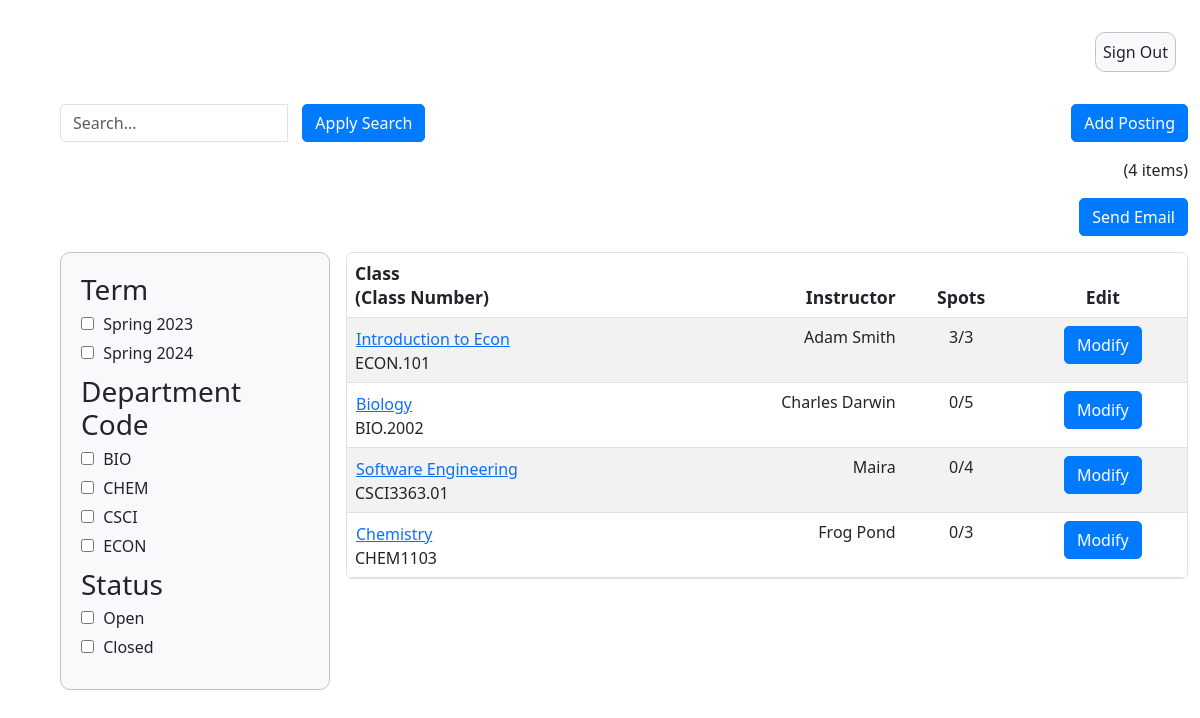
Page /admin_summary/ on the earlier database version.
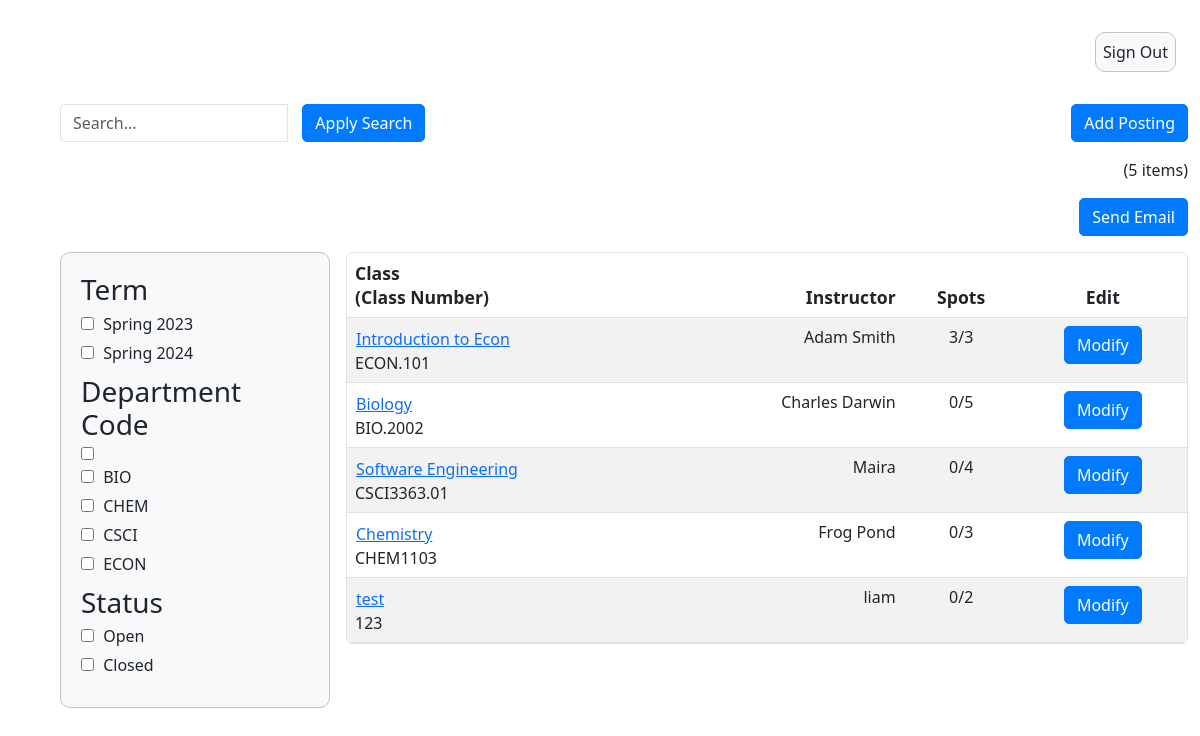
Same page on the later database version.
### InstructorAddCourse/models.py (models this page shows)
class InstructorAddCourse(models.Model):
	course_name = models.CharField(max_length=255)
	course_number = models.CharField(max_length=255)
	course_instructor = models.CharField(max_length=255)
	description = models.CharField(max_length=800)
	total_time_commitment = models.DecimalField(max_digits=2, decimal_places=0, validators=[MinValueValidator(0)], default=0)
	has_discussion = models.CharField(choices=[('yes', 'Yes'),('no', 'No')], max_length=50, default='')
	num_ta_needed = models.DecimalField(max_digits=2, decimal_places=0, validators=[MinValueValidator(0)], default=0)
	curr_num_ta = models.IntegerField(default=0)
	graded_meeting = models.CharField(choices=[('yes', 'Yes'),('no', 'No')], max_length=50, default='')
	office_hours = models.DecimalField(max_digits=2, decimal_places=0, validators=[MinValueValidator(0)], default=0)
	other_info = models.CharField(max_length=800, default=None)
	term = models.CharField(default=get_default_term(), max_length=100)

### adminSummary/views.py (the view)
# urls.py: path('admin_summary/', admin_summary_view),
def admin_summary_view(response):
    search_query = response.GET.get('q', '')
    term_filter = response.GET.get('term', '')
    status_filter = response.GET.get('status', '')
    dept_filter = response.GET.get('dept-code', '')
    course_objects = InstructorAddCourse.objects.all()
    applied_filters = []
    if search_query:
        course_objects = course_objects.filter(
            course_name__icontains=search_query)
        applied_filters.append(('q', search_query))
    if term_filter:
        if term_filter in term_keys:
            course_objects = [course for course in course_objects if get_term(
                course) == term_filter]
            applied_filters.append(('term', term_filter))
    if dept_filter:
        if dept_filter in dept_keys:
            course_objects = [course for course in course_objects if get_dept(
                course) == dept_filter]
            applied_filters.append(('dept-code', dept_filter))
    if status_filter:
        if status_filter in status_keys:
            course_objects = [course for course in course_objects if get_status(
                course) == status_filter]
            applied_filters.append(('status', status_filter))
    else:
        applied_filters = [f for f in applied_filters if f[0] != 'status']
    applications = []
    if 'course_number' in response.session:
        course_number = response.session['course_number']
        applications = Application.objects.filter(course_number=course_number)
        del response.session['course_number']
    course_count = len(course_objects)
    context = {'course_objects': course_objects,
               'course_count': course_count, 'applied_filters': applied_filters,
               'term_keys': term_keys, 'dept_keys': dept_keys,
               'applications': applications}
    return render(response, "adminSummary.html", context)

### templates/adminSummary.html (shortened to what this page needs)
{% extends 'appbase.html' %} {% block content %} {% load static %} {% load static admin_templatetags %}
<!DOCTYPE html>
<html>
  <head>
    <link rel="stylesheet" href="{% static 'adminSummary.css' %}" />
  </head>
  <body>
    <div class="container-fluid">
      <form method="get">
      <div class="row">
        <div class="col-md-4">
            <div class="input-group">
              <input
                type="text"
                class="form-control"
                id="search"
                name="q"
                placeholder="Search..."
              />
              <div class="input-group-btn input-space">
                <button type="submit" class="btn btn-primary">
                  Apply Search
                </button>
              </div>
            </div>
        </div>
        <div class="col-md-4">
        </div>
        <div class="col-md-4">
          <div class="text-end">
            <a href="{% url 'add_course' %}" id="add-posting-btn" class="btn btn-primary">
              Add Posting
            </a>
          </div>
        </div>
      </div>
      <div class="row" id="item-row">
        <div class="col-sm">
          <div class="text-end">({{course_count}} items)</div>
        </div>
      </div>
      <div class="row" id="item-row">
        <div class="col-sm">
          <div class="text-end">
            <a href="{% url 'send_email' %}">
              <button type="button" class="btn btn-primary">Send Email</button>
            </a>
          </div>
        </div>
      </div>
      <div class="row">
        <div class="col-sm-3">
          <div class="filter-box">
            <div class="filter-group">
              <h3>Term</h3>
              {% for term in term_keys %}
              <label>
                <input type="checkbox" name="term" value="{{ term }}" /> {{ term }}
              </label>
              {% endfor %}
            </div>
            <div class="filter-group">
              <h3>Department Code</h3>
              {% for dept in dept_keys %}
              <label>
                <input type="checkbox" name="dept-code" value="{{ dept }}" /> {{ dept }}
              </label>
              {% endfor %}
            </div>
            <div class="filter-group">
              <h3>Status</h3>
              <label>
                <input type="checkbox" name="status" value="Open"/> Open
            </label>
            <label>
                <input type="checkbox" name="status" value="Closed"/> Closed
            </label>
            </div>
          </div>
        </div>
        <div class="col-sm-9">
          <table class="table table-striped table-hover rounded overflow-hidden">
            <thead>
              <tr>
                <th>Class<br />(Class Number)</th>
                <th class="text-end">Instructor</th>
                <th class="text-center">Spots</th>
                <th class="text-center">Edit</th>
              </tr>
            </thead>
            <tbody id="table-body">
              {% for course in course_objects %}
              <form method="post" action="{% url 'show_applications' %}">
                <tr>
                  <td>
                    <button type="submit" class="btn btn-link p-0 m-0 text-start course-name-button">{{ course.course_name }}</button>
                    <br />{{ course.course_number }}
                  </td>
                  <td class="text-end">{{ course.course_instructor }}</td>
                  <td class="text-center">
                    {{course.curr_num_ta}}/{{ course.num_ta_needed }}
                  </td>
                  <td class="text-center">
                    <a href="{% url 'edit_course' course.id %}" class="btn btn-primary">Modify</a>
                  </td>
                </tr>
              </form>
            {% endfor %}
            </tbody>
          </table>
        </div>
      </div>
    </form>
  </div>
</body>
</html>
{% endblock %}

Differences in the rows shown:
added InstructorAddCourse: course_name "test", course_number "123", course_instructor "liam", curr_num_ta "0", num_ta_needed "2"
Other differences:
{{ course_count }}: "4" → "5"
